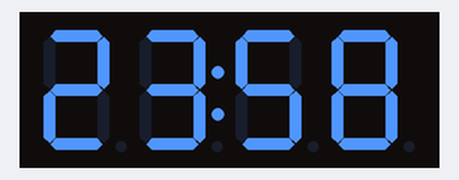
The program below on a simulated Raspberry Pi Pico running MicroPython. Parts: 4-digit seven-segment display. Library files of the repository ran but are not shown: tm1637.py.

Above: at 0.1 s.
At 64.7 s:
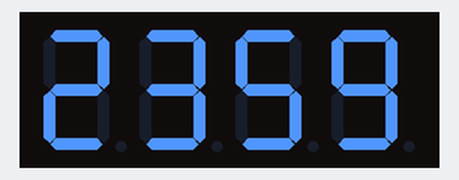
At 96.8 s:
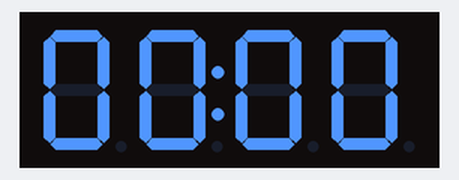
At 129.3 s:
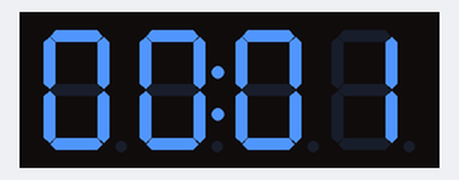

The program:

19._Electronic_Clock.py
```python
import tm1637
from machine import Pin
from utime import sleep
tm = tm1637.TM1637(clk=Pin(0), dio=Pin(1))

Sec = 55
Min = 58
Hour = 23

if __name__ == '__main__':
    while True:
        tm.numbers(Hour,Min,colon=True)
        sleep(0.5)
        tm.numbers(Hour,Min,colon=False)
        sleep(0.5)
        Sec = Sec + 1
        if Sec == 60:
            Min = Min + 1
            Sec = 0
            if Min == 60:
                Hour = Hour + 1
                Min = 0
                if Hour == 24:
                    Hour = 0
```
